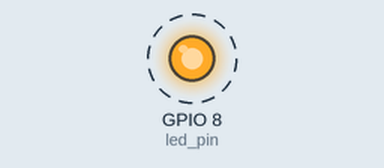
Simulated run of this program. Board: ESP32 board running MicroPython. Parts: output pins drawn as LEDs (lit = HIGH). Dashed ring = blinking. What the program prints to the serial console is not drawn.

Above: at 0.5 s.
Timing chart, 0 to 4.6 s (numbered marks = the images above):
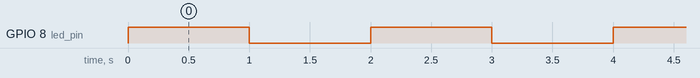

The program:

main.py
```python
#micropython script
#aviral

#led blinking script

import machine
import time

#object for LED pin
led_pin=machine.Pin(8,machine.Pin.OUT)

while True:
    try:
        led_pin.on()
        #led_pin.value(1)
        print("LED is on")
        time.sleep(1)
        #led_pin.value(0)
        led_pin.off()
        print("LED is off")
        time.sleep(1)

    except KeyboardInterrupt:
        print("Exit")
        break

        
```

Measured:
- by itself, GPIO 8 (led_pin): alternates HIGH for 1.0 s and LOW for 1.0 s
